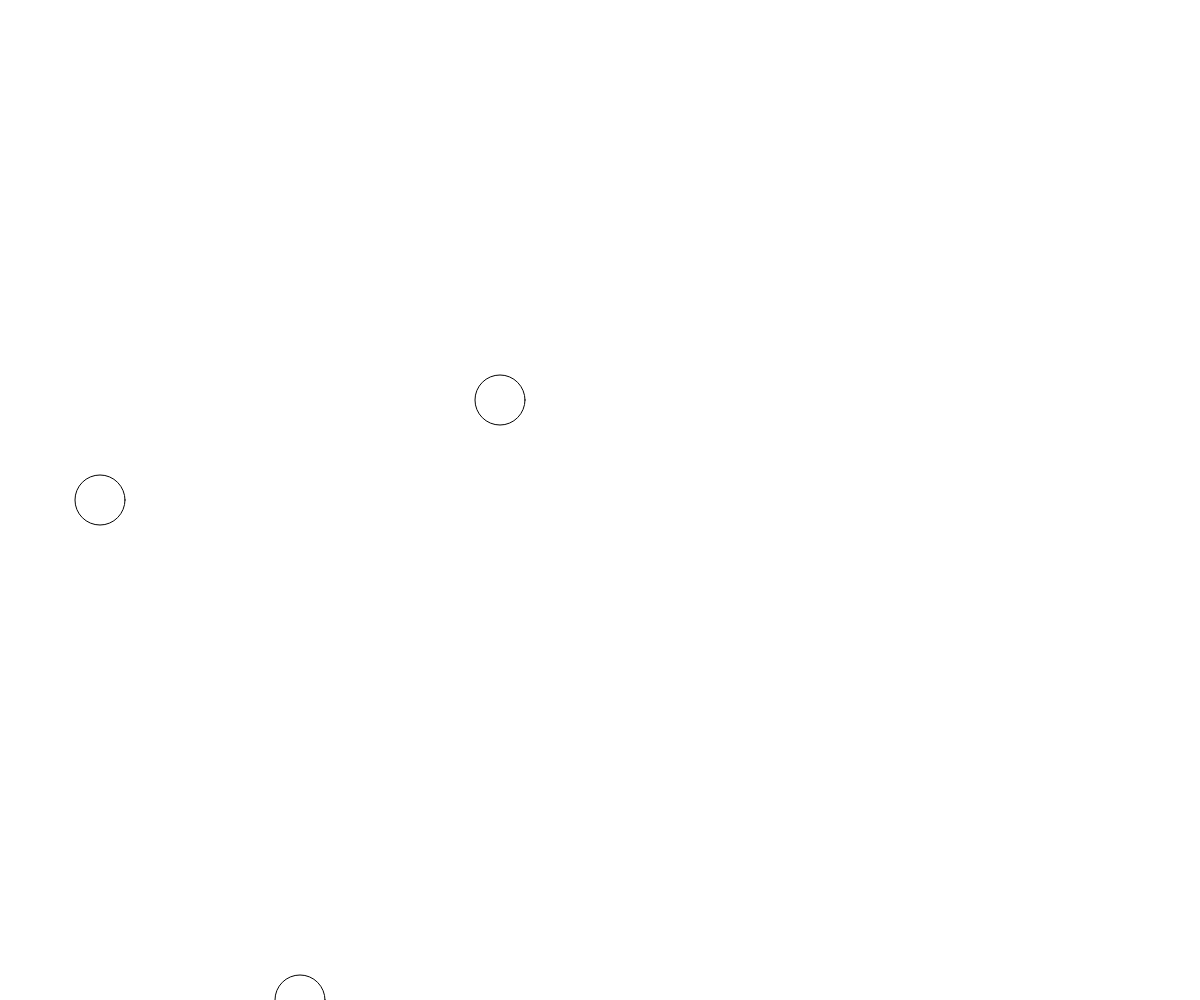
Frame 1 (no input)
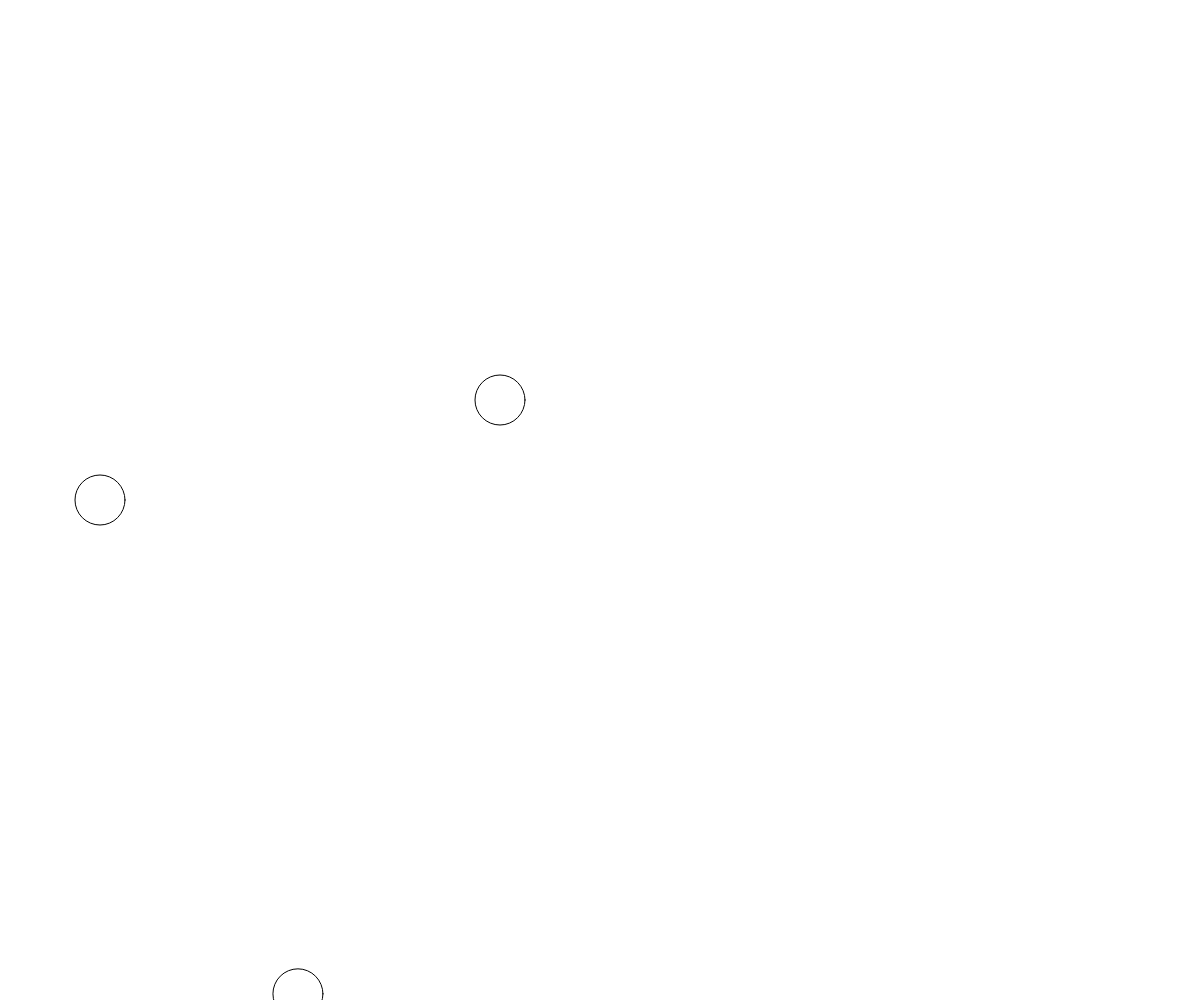
Frame 60 (no input)
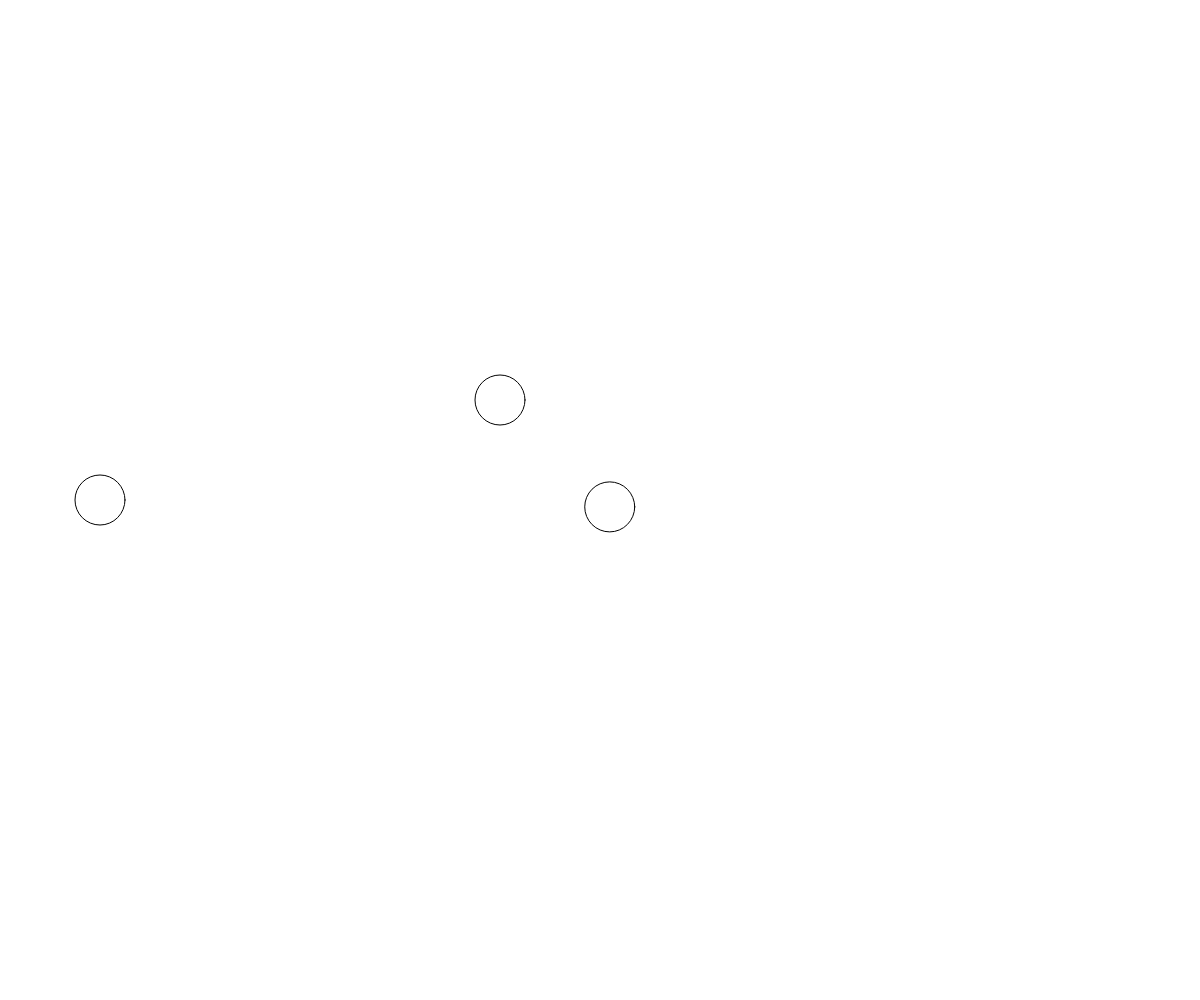
Frame 120 (the mouse pressed at the canvas centre since frame 60)

The p5.js sketch that drew these frames (run headless with seeded random() and noise() and a simulated clock; from frame 60 on, the mouse is pressed at the canvas centre):

// p5.js sketch
// ── sketch.js
// Title
// Roger Lam
// April 1, 2018

// global variables

let myBall;
let anotherBall;
let thirdBall;

// the setup function will only run once (before the draw loop begins)
// this is where you want to set up the environment (size of canvas, etc)
function setup() {
  createCanvas(windowWidth, windowHeight);
  myBall = new Ball(100, 500);
  anotherBall = new Ball(500, 400);
  thirdBall = new Ball(300, 1000);
}

// a loop that repeats given actions according to your fps
function draw() {
  background(255);
  myBall.display();
  anotherBall.display();
  thirdBall.display();
  thirdBall.jiggle();
}

function mousePressed() {
  thirdBall.goTo(mouseX, mouseY);
}

class Ball {
  constructor(x, y) {
    this.x = x;
    this.y = y;
    this.radius = 50;
  }

  display() {
    ellipse(this.x, this.y, this.radius, this.radius);
  }

  jiggle() {
    this.x += random(-3, 3);
    this.y += random(-3, 3);
  }

  goTo(x, y) {
    this.x = x;
    this.y = y;
  }
}
